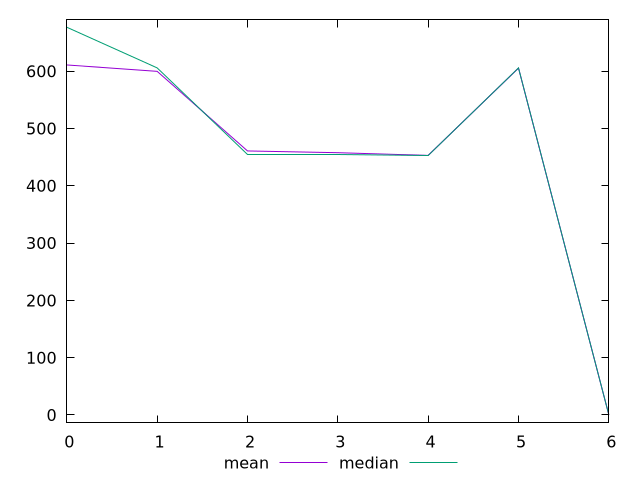

Recreate this plot in gnuplot.
$_mean <<EOF
0 611.17
1 599.97
2 460.94
3 457.88
4 453.17
5 605.68
6 0
EOF
$_median <<EOF
0 677
1 606
2 455
3 455
4 453
5 606
6 0
EOF
set key outside below
set terminal pngcairo
set output "report_00006_2020-11-02T20-21-41.718Z/uses-rel-preload/progession_mean_median.png"
set yrange [-13.540000000000001:690.54]
plot $_mean title "mean" with line ,$_median title "median" with line ,
